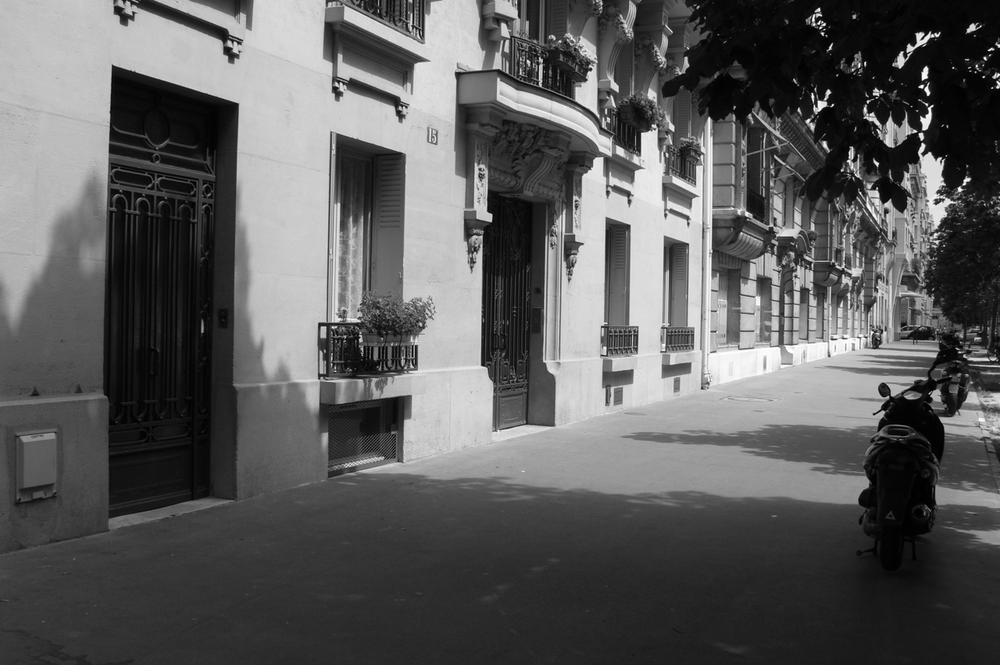
#> input picture Module-06/Python-B/street.png, 1000 x 665 px, shrunk from 1280 x 851 before the run
$ python canny.py
#> lines starting #> are read from the running program, lines starting #| are printed output that depends on the picture; after the words box and inside, x2 and y2 are one past the last pixel; in counts of white or black regions, pixels touching at a corner belong together
import cv2
import numpy as np

# Load an image
img = cv2.imread('street.png', cv2.IMREAD_GRAYSCALE)
#> img is the input picture: shape (665, 1000); min 0, max 255, mean 92.4

if img is None:
    print("Error: Image not found. Please ensure 'image.jpg' is in the same directory.")
else:
    # Apply Canny edge detection
    # Parameters:
    # 1. Input image (8-bit grayscale)
    # 2. Lower threshold for hysteresis
    # 3. Upper threshold for hysteresis
    # 4. Aperture size for the Sobel operator (default is 3, can be 3, 5, or 7)
    # 5. L2gradient: Boolean flag indicating whether to use L2-norm for gradient magnitude
    edges = cv2.Canny(img, 100, 200, apertureSize=3, L2gradient=True)
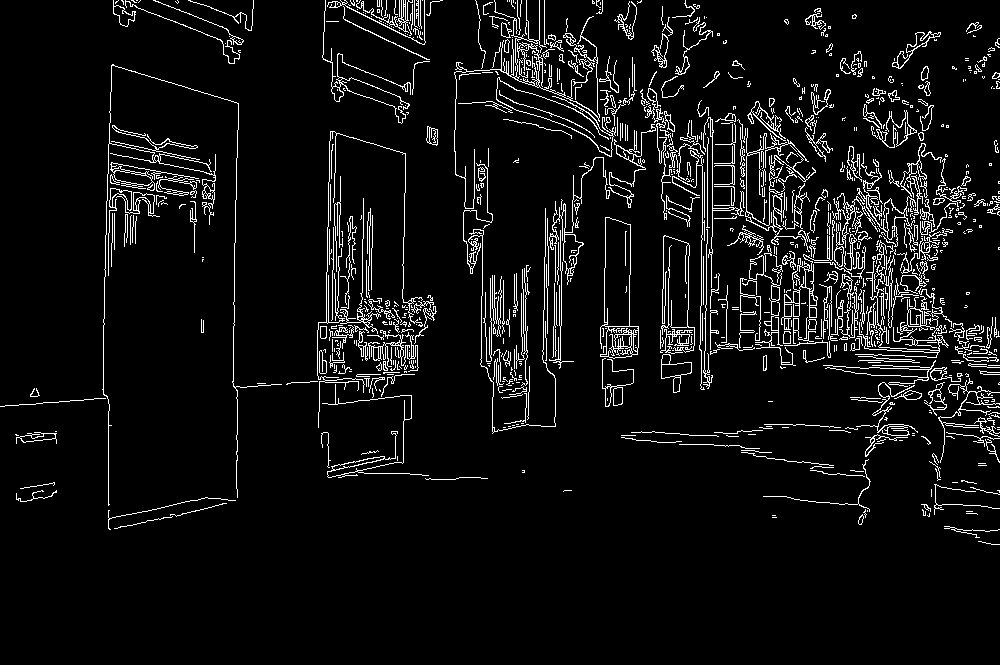
#> edges: shape (665, 1000); 6.3% white in thin lines or dots, all inside (x1, y1, x2, y2) = (0, 0, 1000, 545)

    # Display the original and edge-detected images
    cv2.imshow('Original Image', img)
    cv2.imshow('Canny Edges', edges)
    cv2.waitKey(0)
    cv2.destroyAllWindows()

    # Conceptual Sobel Kernels (not directly used in Canny() function call)
    print("Conceptual Sobel X Kernel (apertureSize=3):")
    sobel_x_kernel = np.array([[-1, 0, 1],
                               [-2, 0, 2],
                               [-1, 0, 1]], dtype=np.int32)
    print(sobel_x_kernel)

    print("\nConceptual Sobel Y Kernel (apertureSize=3):")
    sobel_y_kernel = np.array([[-1, -2, -1],
                               [0, 0, 0],
                               [1, 2, 1]], dtype=np.int32)
    print(sobel_y_kernel)

$ run again, with Module-06/Python-B/flowers8.png copied over Module-06/Python-B/street.png
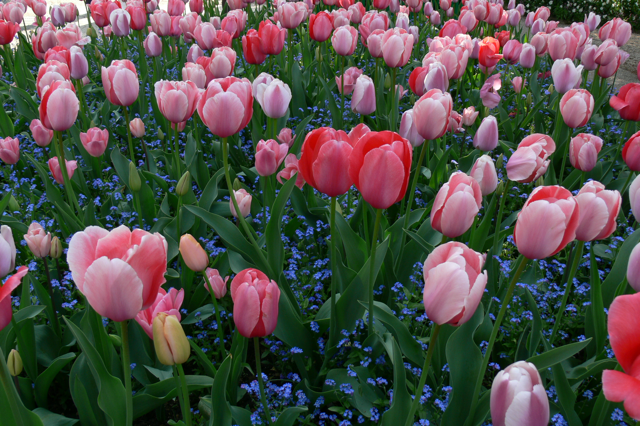
#> input picture Module-06/Python-B/flowers8.png, 640 x 426 px
#> `img = cv2.imread('street.png', cv2.IMREAD_GRAYSCALE)`:
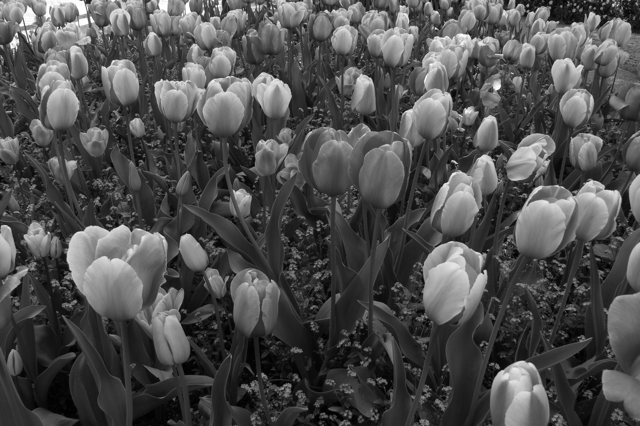
#> img: shape (426, 640); min 0, max 255, mean 78.4
#> `edges = cv2.Canny(img, 100, 200, apertureSize=3, L2gradient=True)`:
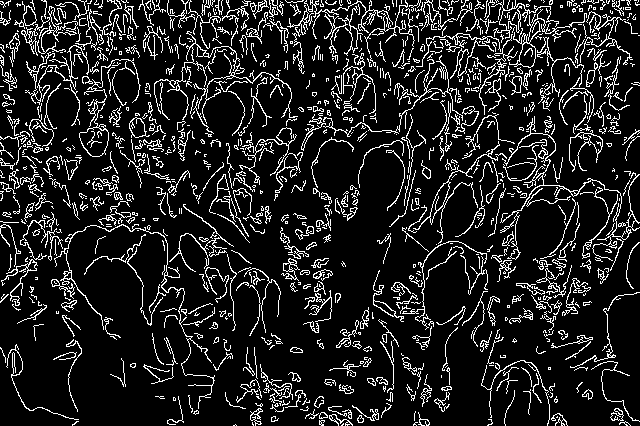
#> edges: shape (426, 640); 13% white in thin lines or dots

$ run again, with Module-06/Python-B/scene00001.png copied over Module-06/Python-B/street.png
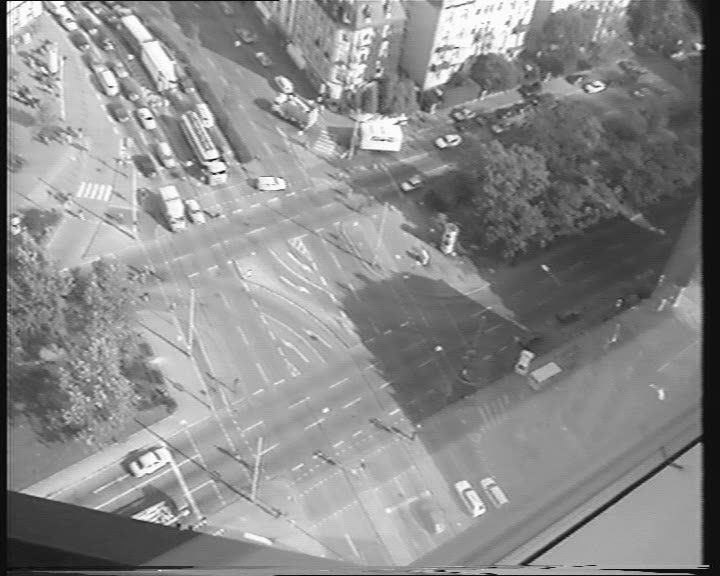
#> input picture Module-06/Python-B/scene00001.png, 720 x 576 px
#> img is the input picture: shape (576, 720); min 0, max 255, mean 138.3
#> `edges = cv2.Canny(img, 100, 200, apertureSize=3, L2gradient=True)`:
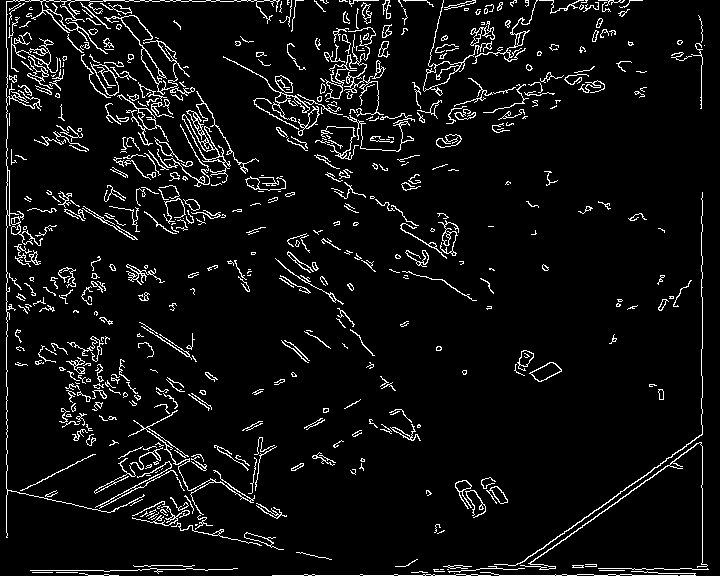
#> edges: shape (576, 720); 6.1% white in thin lines or dots
